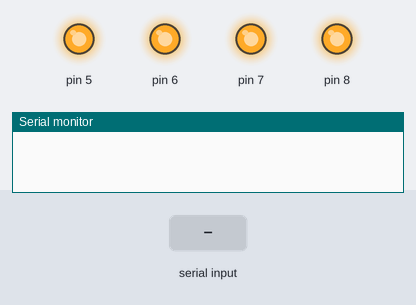
Bench run of a sketch on a simulated Arduino Uno, built with avr-gcc and run on an emulated ATmega328P. Shown: output pins drawn as LEDs (lit = HIGH), the last lines printed to the serial monitor. The inputs (shaded band) are chosen by the test bench.

Above: at 1.2 s.
1.3 s: "A" received over Serial
At 1.8 s:
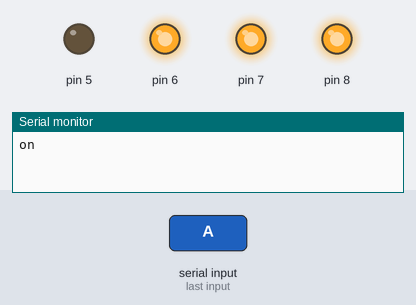
2.8 s: byte 68 ('D') received over Serial
At 4.0 s:
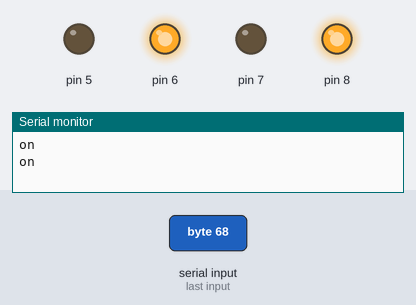
4.3 s: "Q" received over Serial
At 5.3 s:
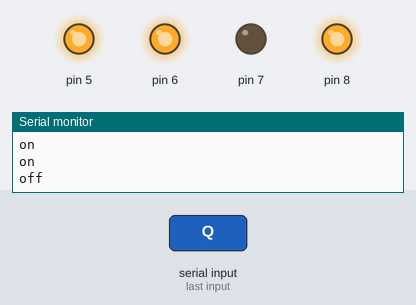
5.8 s: byte 70 ('F') received over Serial
At 6.4 s:
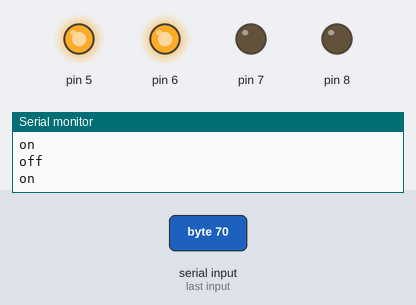
7.3 s: "a" received over Serial
At 8.5 s:
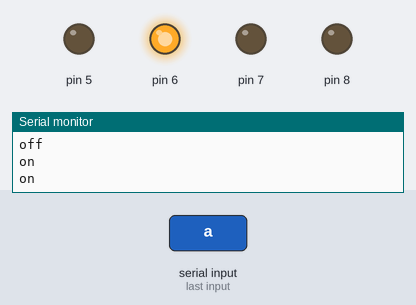
8.8 s: "S" received over Serial
At 9.9 s:
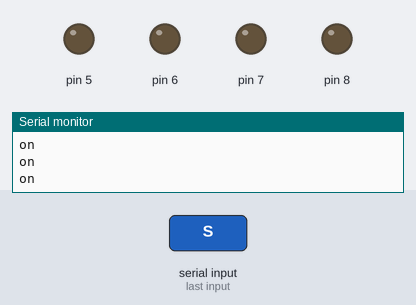
Timing chart, 0 to 11.3 s (numbered marks = the images above; inputs shaded):
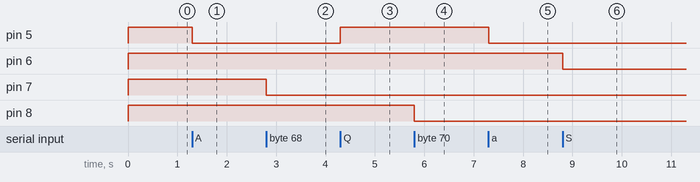

Measured:
- after the input at 1.3 s, pin 5: HIGH → LOW at once
- after the input at 2.8 s, pin 7: HIGH → LOW at once
- after the input at 4.3 s, pin 5: LOW → HIGH at once
- after the input at 5.8 s, pin 8: HIGH → LOW at once
- after the input at 7.3 s, pin 5: HIGH → LOW at once
- after the input at 8.8 s, pin 6: HIGH → LOW at once

The sketch:

relay_test_with_keyboard.ino
```cpp
int a = 0;
void setup()
{
  // put your setup code here, to run once:
  Serial.begin(9600);
  pinMode(5, OUTPUT);
  pinMode(6, OUTPUT);
  pinMode(7, OUTPUT);
  pinMode(8, OUTPUT);
  digitalWrite(5, HIGH);
  digitalWrite(6, HIGH);
  digitalWrite(7, HIGH);
  digitalWrite(8, HIGH);
}

void loop()
{
  // put your main code here, to run repeatedly:
  a = Serial.read();
  if ((a == 'Q') || (a == 'q'))
  {
    digitalWrite(5, HIGH);
    Serial.println("off");
  }
  if ((a == 'A') || (a == 'a'))
  {
    digitalWrite(5, LOW);
    Serial.println("on");
  }
  if ((a == 'W') || (a == 'w'))
  {
    digitalWrite(6, HIGH);
    Serial.println("off");
  }
  if ((a == 'S') || (a == 's'))
  {
    digitalWrite(6, LOW);
    Serial.println("on");
  }
  if ((a == 'E') || (a == 'e'))
  {
    digitalWrite(7, HIGH);
    Serial.println("off");
  }
  if ((a == 'D') || (a == 'd'))
  {
    digitalWrite(7, LOW);
    Serial.println("on");
  }
  if ((a == 'R') || (a == 'r'))
  {
    digitalWrite(8, HIGH);
    Serial.println("off");
  }
  if ((a == 'F') || (a == 'f'))
  {
    digitalWrite(8, LOW);
    Serial.println("on");
  }
}
```
